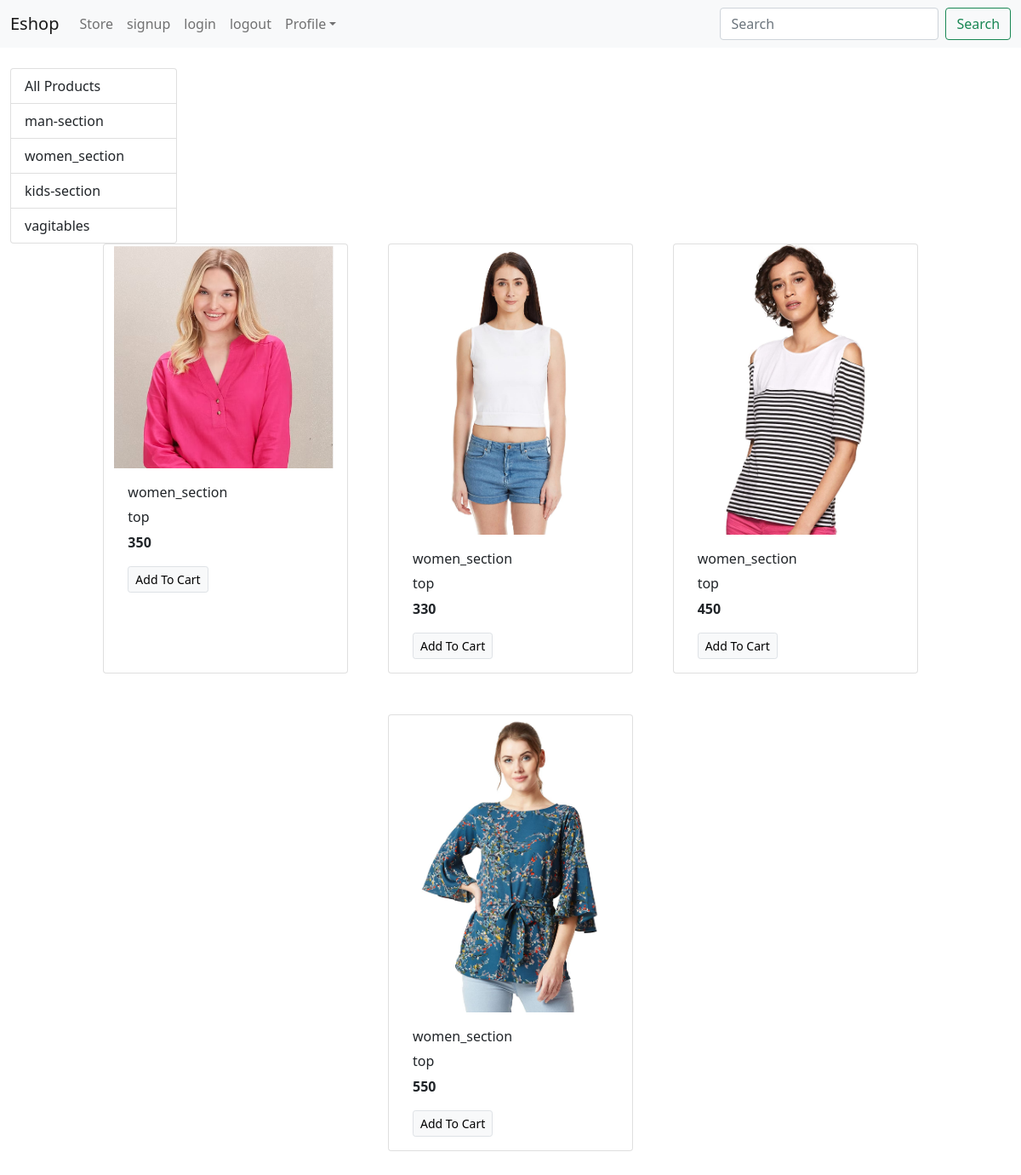
The app's page /?category=2 with its own data.
### store/models/category.py (models this page shows)
class Category(models.Model):
    select=models.CharField(max_length=30,null=True)
    cls=models.CharField(max_length=30,default="high")
    def __str__(self):
        return self.select
    @staticmethod
    def get_all_categories():
     return Category.objects.all()

### store/models/product.py (models this page shows, shortened)
class Product(models.Model):
    productname=models.CharField(max_length=30)
    category=models.ForeignKey(Category,on_delete=models.CASCADE)
    color=models.CharField(max_length=30)
    size=models.CharField(max_length=10)
    price=models.IntegerField(default=0)
    image=models.ImageField(upload_to='uploads/products/',default=False)
    @staticmethod
    def get_all_products_by_categoryid(category_id):
      if category_id:
        return Product.objects.filter(category=category_id)
      else:
        return Product.get_all_products()

### store/views/home.py (the view)
# urls.py: path('',index,name='homepage'),
def index(request):
    alcategories=Category.get_all_categories()
    categoryId=request.GET.get('category')
    if categoryId:
         alproducts=Product.get_all_products_by_categoryid(categoryId)
    else:
        alproducts=Product.get_all_products()
    data={}
    data['products']=alproducts
    data['categories']=alcategories
    print(request.session.get('customer_email'))
    return render(request,'index.html',data)

### store/templates/index.html
{% extends "base.html" %}
{%block content%}
 <div class="container-fluid mt-4">
 <div clss="row">
  <div class="col-lg-2">
   <div class="list-group">
    <a href="/" class="list-group-item
    list-group-item-action ">All Products</a>
    {% for category in categories%}
    <a href="/?category={{category.id}}" class="list-group-item
    list-group-item-action ">{{category.select}}</a>
    {%endfor%}
 </div>
 </div>
     <div id='products' class="col-lg-10 mx-auto">
      <div class="row mx-aito">
        {%for product in products  %}
      <div class="card mx-auto mb-5" style="width:18rem;">
          <img class="card-img-top" src="{{product.image.url}}" alt="card image cap">
          <div class="card-body">
            <p class="card-title">{{product.category}}</p>
            <h6 class="card-title">{{product.productname}}</h6>
            <p class="card-text"><b>{{product.price}}</b></p>
            <a href="#" class="btn btn-light border btn-sm">Add To Cart</a>
          </div>
        </div>
       {% endfor %}
   </div>
     </div>
 </div>
 </div>
{%endblock%}

### records on screen
Category: select "man-section"
Category: select "women_section"
Category: select "kids-section"
Category: select "vagitables"
Product: image (picture), category "women_section", productname "top", price "350"
Product: image (picture), category "women_section", productname "top", price "330"
Product: image (picture), category "women_section", productname "top", price "450"
Product: image (picture), category "women_section", productname "top", price "550"
